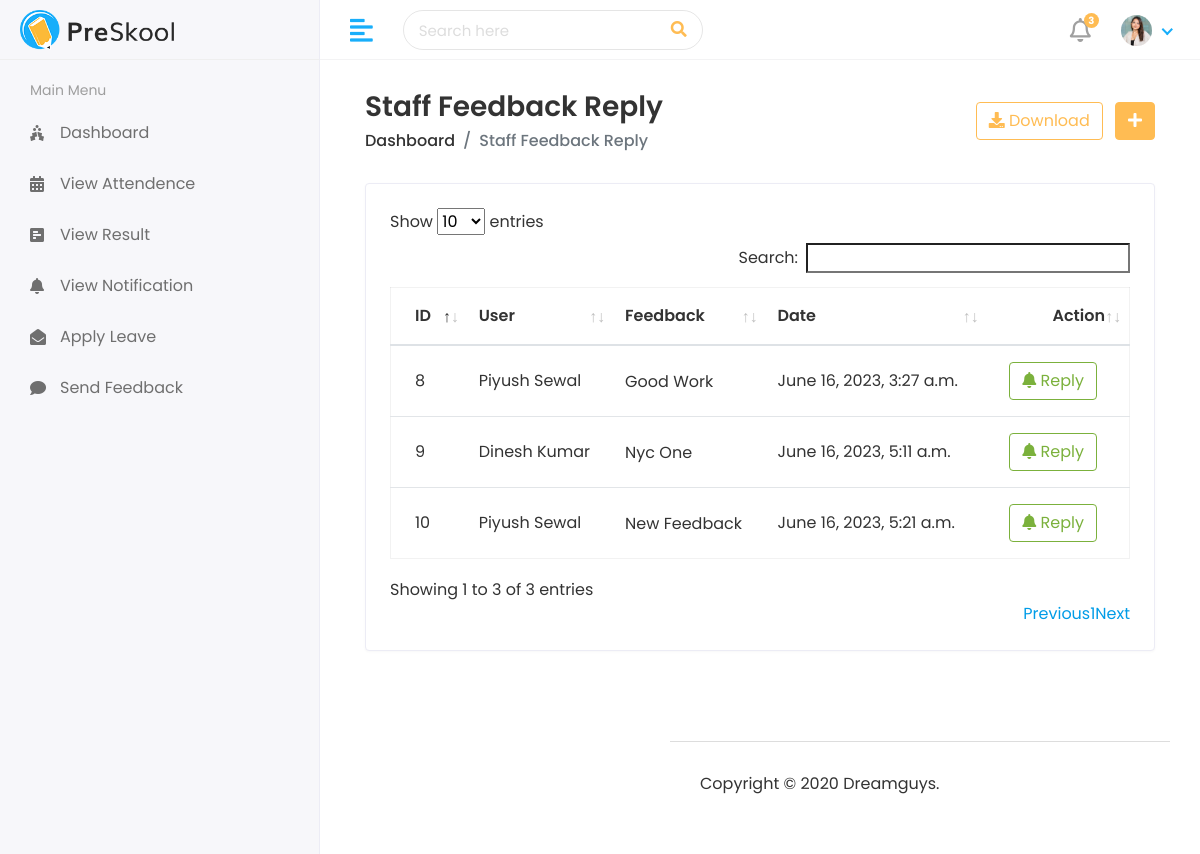
The app's page /Hod/Staff/Feedback with its own data.
### StudentApp/models.py (models this page shows, shortened)
class StaffFeedback(models.Model):
    staff_id = models.ForeignKey(Staff , on_delete=models.CASCADE)
    feedback = models.CharField(max_length=500)
    feedbackreply = models.CharField(max_length=1000 , null=True , blank=True)
    created_at = models.DateTimeField(auto_now_add=True)
    updated_at = models.DateTimeField(auto_now=True)

class Staff(models.Model):
    admin = models.OneToOneField(CustomUser , on_delete=models.CASCADE)
    address = models.TextField()
    gender = models.CharField(max_length=100)
    datebirth = models.DateField( null= True , blank= True)
    created_at = models.DateTimeField(auto_now_add=True)
    updated_at = models.DateTimeField(auto_now=True)

class CustomUser(AbstractUser):
    user_type = models.CharField(choices=UserTypes , max_length=20 , default='Student' , null=True)
    username = models.CharField(max_length=44,null=True,unique=True)
    profile = models.ImageField(upload_to='media/profile_pic' , null=True , default='static/assets/img/profiles/avatar-01.jpg')

### StudentApp/HodViews.py (the view)
# urls.py: path('Hod/Staff/Feedback' , HodViews.StaffFeedbackView , name='StaffFeedbackView'),
def StaffFeedbackView(request):
    StaffUsers = StaffFeedback.objects.all()
    StaffUser = Staff.objects.all()
    Context = {
        'StaffUser':StaffUsers,
        'Staff':StaffUser,
    }
    return render(request , 'Hod/StaffFeedbackReply.html', Context)

### templates/Hod/StaffFeedbackReply.html (shortened to what this page needs)
{% extends 'base.html' %}
{% block content %}
<div class="content container-fluid">
    <div class="page-header">
       <div class="row align-items-center">
          <div class="col">
             <h3 class="page-title">Staff Feedback Reply</h3>
             <ul class="breadcrumb">
                <li class="breadcrumb-item"><a href="index.html">Dashboard</a></li>
                <li class="breadcrumb-item active">Staff Feedback Reply</li>
             </ul>
          </div>
          <div class="col-auto text-right float-right ml-auto">
             <a href="#" class="btn btn-outline-primary mr-2"><i class="fas fa-download"></i> Download</a>
             <a href="add-student.html" class="btn btn-primary"><i class="fas fa-plus"></i></a>
          </div>
       </div>
    </div>
    <div class="row">
       <div class="col-sm-12">
          <div class="card card-table">
             <div class="card-body">
                <div class="table-responsive">
                   <table  id="table_id" class="table table-hover table-center mb-0 ">
                      <thead>
                         <tr>
                            <th>ID</th>
                            <th>User</th>
                            <th>Feedback</th>
                            <th>Date</th>
                            <th class="text-right">Action</th>
                         </tr>
                      </thead>
                      <tbody>
                        {% for i in StaffUser %}
                         <tr>
                            <td>{{i.id}}</td>
                            <td>{{i.staff_id.admin.first_name}} {{i.staff_id.admin.last_name}}</td>
                            <td>
                               <h2 class="table-avatar">
                                  <a href="student-details.html">{{i.feedback | title}}</a>
                               </h2>
                            </td>
                            <td>{{i.created_at}}</td>
                            <td class="text-right">
                               <div class="actions">
                                <button type="button" class="btn btn-outline-success mr-2" data-toggle="modal" data-target="#SendNotificationModal-{{forloop.counter}}">
                                    <i class="fas fa-bell"></i>   Reply
                                 </button>
                            </td>
                         </tr>
                        {% endfor %}
                      </tbody>
                   </table>
                </div>
             </div>
          </div>
       </div>
    </div>
 </div>
{% endblock %}

### templates/base.html (shortened to what this page needs)
{% load static %}
<!DOCTYPE html>
<html lang="en">
   <head>
      <link rel="stylesheet" href="{% static 'assets/plugins/bootstrap/css/bootstrap.min.css' %}">
      <link rel="stylesheet" href="{% static 'assets/plugins/fontawesome/css/fontawesome.min.css' %}">
      <link rel="stylesheet" href="{% static 'assets/plugins/fontawesome/css/all.min.css' %}">
      <link rel="stylesheet" href="{% static 'assets/css/style.css' %}">
      <link rel="stylesheet" href="{% static 'assets/plugins/datatables/datatables.min.css' %}">
   </head>
   <body>
    <div class="main-wrapper">
      {% include 'includes/header.html' %}
      {% include 'includes/sidebar.html' %}
      <div class="page-wrapper">
         <div class="content container-fluid">
            {% block content %}      {% endblock %}
            {% include 'includes/footer.html' %}
         </div>
      </div>
    </div>
</body>
</html>

### templates/includes/header.html (shortened to what this page needs)
{% load static %}
<div class="header">
    <div class="header-left">
       <a href="index.html" class="logo">
       <img src="{% static 'assets/img/logo.png' %}" alt="Logo">
       </a>
    </div>
    <a href="javascript:void(0);" id="toggle_btn">
    <i class="fas fa-align-left"></i>
    </a>
    <div class="top-nav-search">
       <form>
          <input type="text" class="form-control" placeholder="Search here">
          <button class="btn" type="submit"><i class="fas fa-search"></i></button>
       </form>
    </div>
    <ul class="nav user-menu">
       <li class="nav-item dropdown noti-dropdown">
          <a href="#" class="dropdown-toggle nav-link" data-toggle="dropdown">
          <i class="far fa-bell"></i> <span class="badge badge-pill">3</span>
          </a>
       </li>
       <li class="nav-item dropdown has-arrow">
          <a href="#" class="dropdown-toggle nav-link" data-toggle="dropdown">
            {% if not user.profile.url is None and not user.profile.url is "" %}
            <span class="user-img"><img class="rounded-circle" src="{{user.profile.url}}" width="31" alt="Ryan Taylor"></span>
            {% else %}
            <span class="user-img"><img class="rounded-circle" src="{% static 'assets/img/profiles/avatar-01.jpg' %}" width="31" alt="Ryan Taylor"></span>
            {% endif %}
          </a>
       </li>
    </ul>
 </div>

### templates/includes/sidebar.html (shortened to what this page needs)
{% load static %}
{% load active_link_tags %}
<div class="sidebar" id="sidebar">
    <div class="sidebar-inner slimscroll">
       <div id="sidebar-menu" class="sidebar-menu">
         {% if user.user_type == 'Hod' %}
          <ul>
             <li class="menu-title">
                <span>Main Menu</span>
             </li>
             <li class = "{% active_link 'HodHome' 'active' %}">
               <a href="{% url 'HodHome' %}"><i class="fas fa-holly-berry"></i> <span>Dashboard</span></a>
            </li>
             <li class="submenu {% active_link 'StudentView' 'active' %} {% active_link 'StudentAdd' 'active' %}" >
                <a href="#"><i class="fas fa-user-graduate"></i> <span> Students</span> <span class="menu-arrow"></span></a>
                <ul>
                   <li><a href="{% url 'StudentView' %}">Student View</a></li>
                   <li><a href="{% url 'StudentAdd' %}">Student Add</a></li>
                </ul>
             </li>
             <li class="submenu {% active_link 'StaffView' 'active' %} {% active_link 'StaffAdd' 'active' %}">
                <a href="#"><i class="fas fa-chalkboard-teacher"></i> <span> Staff</span> <span class="menu-arrow"></span></a>
                <ul>
                   <li><a href="{% url 'StaffView' %}">View Staff </a></li>
                   <li><a href="{% url 'StaffAdd' %}">Add Staff </a></li>
                </ul>
             </li>
             <li class="submenu {% active_link 'CourseView' 'active' %}{% active_link 'CourseAdd' 'active' %}">
                <a href="#"><i class="fa fa-graduation-cap"></i> <span> Course</span> <span class="menu-arrow"></span></a>
                <ul>
                   <li><a href="{% url 'CourseView' %}">View Course </a></li>
                   <li><a href="{% url 'CourseAdd' %}">Add Course</a></li>
                </ul>
             </li>
             <li class="submenu {% active_link 'SubjectView' 'active' %}{% active_link 'SubjectAdd' 'active' %}">
                <a href="#"><i class="fas fa-book-reader"></i> <span> Subjects</span> <span class="menu-arrow"></span></a>
                <ul>
                   <li><a href="{% url 'SubjectView' %}">View Subject</a></li>
                   <li><a href="{% url 'SubjectAdd' %}"> Add Subject</a></li>
                </ul>
             </li>
             <li class="submenu {% active_link 'SessionView' 'active' %} {% active_link 'SessionAdd' 'active' %}">
               <a href="#"><i class="fa fa-clock"></i> <span> Session</span> <span class="menu-arrow"></span></a>
               <ul>
                  <li><a href="{% url 'SessionView' %}">view Session </a></li>
                  <li><a href="{% url 'SessionAdd' %}">Add Session </a></li>
               </ul>
            </li>
            <li class = "{% active_link 'Staff_Notifications' 'active' %}">
               <a href="{% url 'Staff_Notifications' %}"><i class="fa fa-bell"></i> <span>Send Staff Notification</span></a>
            </li>
            <li class = "{% active_link 'StudentSendNotifications' 'active' %}">
               <a href="{% url 'StudentSendNotifications' %}"><i class="fa fa-bell"></i> <span>Send Student Notification</span></a>
            </li>
            <li class = "{% active_link 'ViewAttendance' 'active' %}">
               <a href="{% url 'ViewAttendance' %}"><i class="fa fa-calendar"></i> <span>View Attendence</span></a>
            </li>
            <li class = "{% active_link 'StaffFeedbackView' 'active' %}">
               <a href="{% url 'StaffFeedbackView' %}"><i class="fas fa-comments"></i> <span>Staff FeedBack</span></a>
            </li>
            <li class = "{% active_link 'StudentFeedbackView' 'active' %}">
               <a href="{% url 'StudentFeedbackView' %}"><i class="fas fa-comments"></i> <span>Student Feedback</span></a>
            </li>
            <li class = "{% active_link 'StaffLeaveView' 'active' %}">
               <a href="{% url 'StaffLeaveView' %}"><i class="fa fa-envelope"></i> <span>Staff Leave</span></a>
            </li>
            <li class = "{% active_link 'StudentLeaveView' 'active' %}">
               <a href="{% url 'StudentLeaveView' %}"><i class="fa fa-envelope"></i> <span>Student Leave</span></a>
            </li>
          </ul>
          {% comment %} Staff SideBar  {% endcomment %}
          {% else %}
          <ul>
            <li class="menu-title">
               <span>Main Menu</span>
            </li>
            <li class = "{% active_link 'StudentHome' 'active' %}">
              <a href="{% url 'StudentHome' %}"><i class="fas fa-holly-berry"></i> <span>Dashboard</span></a>
           </li>
           <li class = "{% active_link 'StudentViewAttendance' 'active' %}">
            <a href="{% url 'StudentViewAttendance' %}"><i class="fas fa-calendar-alt"></i> <span>View Attendence</span></a>
            </li>
            <li class = "{% active_link 'StudentViewResult' 'active' %}">
               <a href="{% url 'StudentViewResult' %}"><i class="fas fa-poll-h"></i> <span>View Result</span></a>
            </li>
            <li class = "{% active_link 'StudentViewNotification' 'active' %}">
               <a href="{% url 'StudentViewNotification' %}"><i class="fa fa-bell"></i> <span>View Notification</span></a>
            </li>
            <li class = "{% active_link 'StudentApplyLeave' 'active' %}">
               <a href="{% url 'StudentApplyLeave' %}"><i class="fas fa-envelope-open"></i> <span>Apply Leave</span></a>
            </li>
            <li class = "{% active_link 'StudentSendFeedBack' 'active' %}">
               <a href="{% url 'StudentSendFeedBack' %}"><i class="fas fa-comment"></i> <span>Send Feedback</span></a>
            </li>
         </ul>
          {% endif %}
       </div>
    </div>
 </div>

### templates/includes/footer.html
{% load static %}
<div class="page-wrapper">
    <footer>
       <p>Copyright © 2020 Dreamguys.</p>
     </footer>
  </div>

### templates/base.html (style rules this page uses)
* { font-family: 'Poppins' , 'sans-serif'; }

### records on screen
StaffFeedback: id "8", staff_id.admin.first_name "Piyush", staff_id.admin.last_name "Sewal", feedback "Good Work", created_at "June 16, 2023, 3:27 a.m."
StaffFeedback: id "9", staff_id.admin.first_name "Dinesh", staff_id.admin.last_name "Kumar", feedback "Nyc One", created_at "June 16, 2023, 5:11 a.m."
StaffFeedback: id "10", staff_id.admin.first_name "Piyush", staff_id.admin.last_name "Sewal", feedback "New Feedback", created_at "June 16, 2023, 5:21 a.m."
